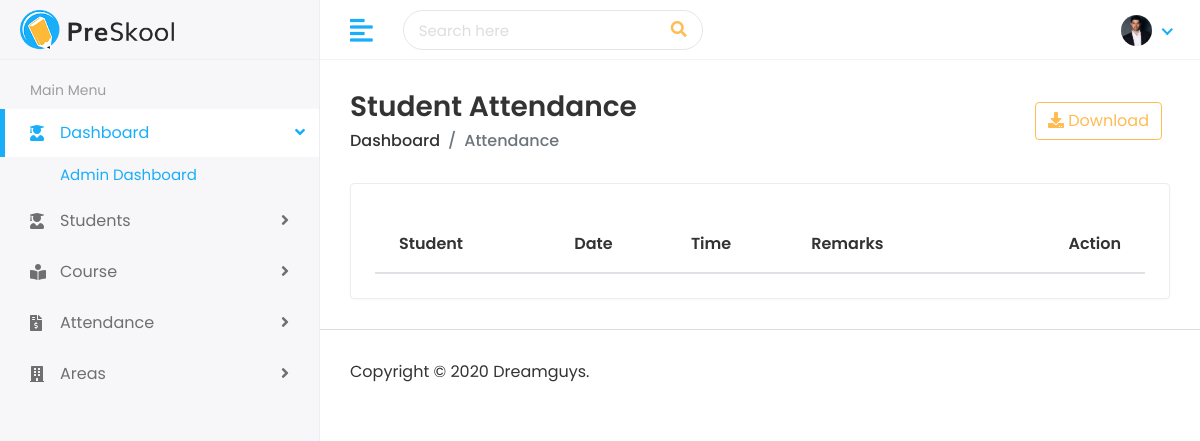
Page /student/attendance/ (signed in) on the earlier database version.
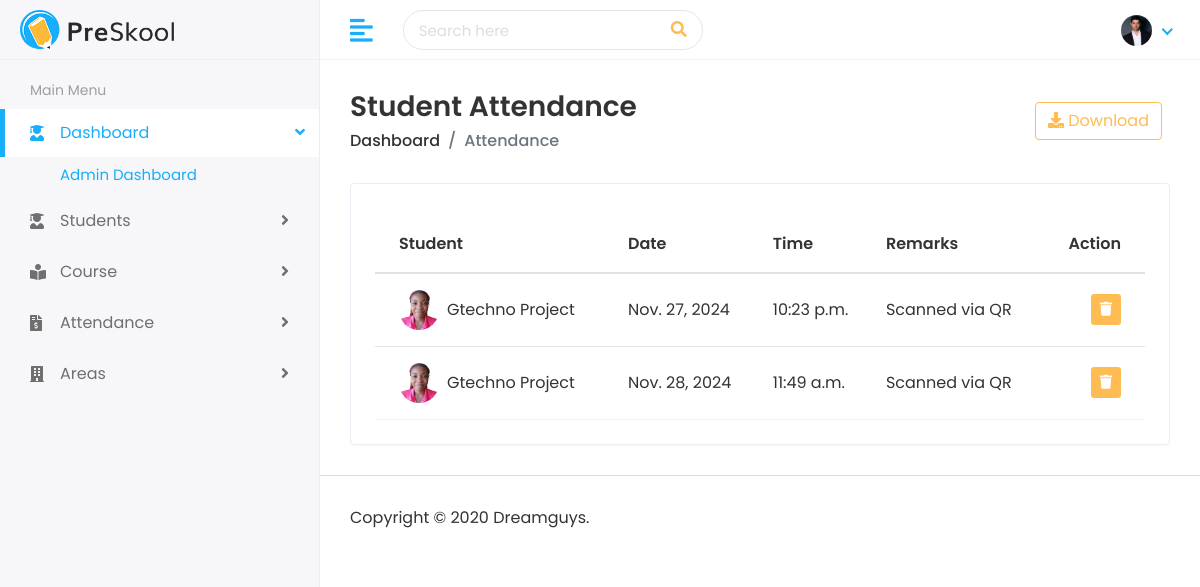
Same page on the later database version.
### Attendance/models.py (models this page shows, shortened)
class Attendance(models.Model):
    student = models.ForeignKey(Student, on_delete=models.CASCADE, related_name='attendance_records')
    date = models.DateField(default=now)
    time = models.TimeField(default=now)
    status = models.CharField(
        max_length=10,
        choices=[
            ('Present', 'Present'),
            ('Absent', 'Absent'),
            ('Late', 'Late'),
        ],
        default='Present',
    )
    remarks = models.TextField(blank=True, null=True)  # Optional remarks

### superuser/models.py (models this page shows, shortened)
class Student(models.Model):
    first_name = models.CharField(max_length=100)
    last_name = models.CharField(max_length=100)
    email = models.EmailField(max_length=255, unique=True, null=True)
    gender = models.CharField(max_length=10, choices=[('Male', 'Male'), ('Female', 'Female')])
    date_of_birth = models.DateField()
    course = models.CharField(max_length=50)
    mobile_number = models.CharField(max_length=15, unique=True)
    level = models.CharField(max_length=10)
    image = models.ImageField(upload_to='students/', blank=True)
    access_control = models.OneToOneField(AccessControl, on_delete=models.CASCADE, null=True)
    slug = models.SlugField(max_length=255, unique=True, blank=True)

### Attendance/views.py (the view)
# urls.py: path("", views.attendance, name='attendance'),
@login_required
def attendance(request):
    unread_notification = request.user.notification_set.filter(is_read=False)
    attendance_records = Attendance.objects.select_related('student').all()
    context = {
        'unread_notification': unread_notification,
        'attendance_records': attendance_records,
    }
    return render(request, "superuser/attendance/attendance.html", context)

### templates/superuser/attendance/attendance.html (shortened to what this page needs)
{% extends 'Home/base.html' %}
{% load static %}
{% block body %}
         <div class="page-wrapper">
            <div class="content container-fluid">
               <div class="page-header">
                  <div class="row align-items-center">
                     <div class="col">
                        <h3 class="page-title">Student Attendance</h3>
                        <ul class="breadcrumb">
                           <li class="breadcrumb-item"><a href="">Dashboard</a></li>
                           <li class="breadcrumb-item active">Attendance</li>
                        </ul>
                     </div>
                     <div class="col-auto text-right float-right ml-auto">
                        <a href="#" class="btn btn-outline-primary mr-2"><i class="fas fa-download"></i> Download</a>
                     </div>
                  </div>
               </div>
               <div class="row">
                  <div class="col-sm-12">
                     <div class="card card-table">
                        <div class="card-body">
                           <div class="table-responsive">
                              <table class="table table-hover table-center mb-0 datatable">
                                 <thead>
                                    <tr>
                                       <th>Student</th>
                                       <th>Date</th>
                                       <th>Time</th>
                                       <th>Remarks</th>
                                       <th class="text-right">Action</th>
                                    </tr>
                                 </thead>
                                 <tbody>
                                    {% for attendance in attendance_records %}
                                    <tr>
                                     <td>
                                          <h2 class="table-avatar">
                                             <a href="" class="avatar avatar-sm mr-2"><img class="avatar-img rounded-circle" src="{{ attendance.student.image.url }}" alt="User Image"></a>
                                             <a href="">{{ attendance.student.first_name }} {{ attendance.student.last_name}}</a>
                                          </h2>
                                       </td>
                                       <td>{{ attendance.date }}</td>
                                       <td>{{ attendance.time }}</td>
                                       <td>{{ attendance.remarks }}</td>
                                       <td class="text-right">
                                          <div class="actions">
                                             <form action="" method="POST" style="display:inline;">
                                                 <button type="submit" class="btn btn-sm bg-danger-light" onclick="return confirm('Are you sure you want to delete this record?');">
                                                     <i class="fas fa-trash"></i>
                                                 </button>
                                             </form>
                                         </div>
                                       </td>
                                    </tr>
                                    {% endfor %}
                                 </tbody>
                              </table>
                           </div>
                        </div>
                     </div>
                  </div>
               </div>
            </div>
            <footer>
               <p>Copyright © 2020 Dreamguys.</p>
            </footer>
         </div>
      </div>
   </body>
</html>
{% endblock %}

Differences in the rows shown:
added Attendance: student.image (picture), student.first_name "Gtechno", student.last_name "Project", date "Nov. 27, 2024", time "10:23 p.m.", remarks "Scanned via QR"
added Attendance: student.image (picture), student.first_name "Gtechno", student.last_name "Project", date "Nov. 28, 2024", time "11:49 a.m.", remarks "Scanned via QR"
